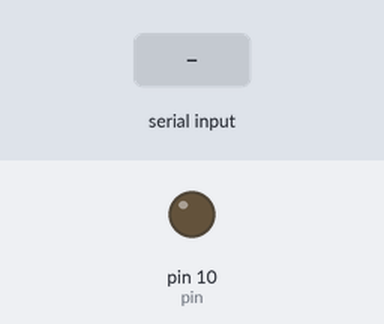
A sketch run on a simulated Arduino Uno, built with avr-gcc and run on an emulated ATmega328P. On the bench: output pins drawn as LEDs (lit = HIGH). Inputs (shaded band) come from the test bench.

Above: at 1.2 s.
1.3 s: "1" received over Serial
At 2.0 s:
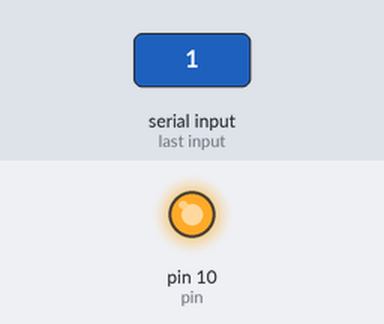
2.8 s: "0" received over Serial
At 3.1 s:
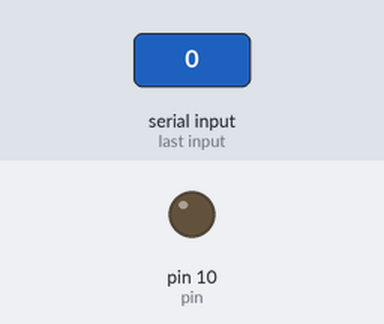
Timing chart, 0 to 5.8 s (numbered marks = the images above; inputs shaded):
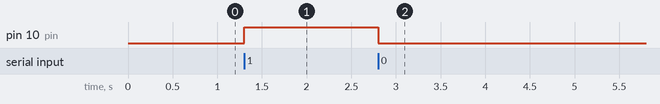

The sketch:

Ardiuno_LED.ino
```cpp
int pin=10;
int inc;
void setup() {
  Serial.begin(9600);
  pinMode(pin,OUTPUT);
  digitalWrite(pin,LOW);
  //Serial.println("Hey Are You Python ! I am Ardiuno Uno");

}

void loop() {
  if(Serial.available()>0)
  {
    inc=Serial.read();
    if(inc=='1'){
      digitalWrite(pin,HIGH);
      }
    if(inc=='0'){
      digitalWrite(pin,LOW);
      }
  }

}
```

Measured:
- after the input at 1.3 s, pin 10 (pin): LOW → HIGH at once
- after the input at 2.8 s, pin 10 (pin): HIGH → LOW at once
